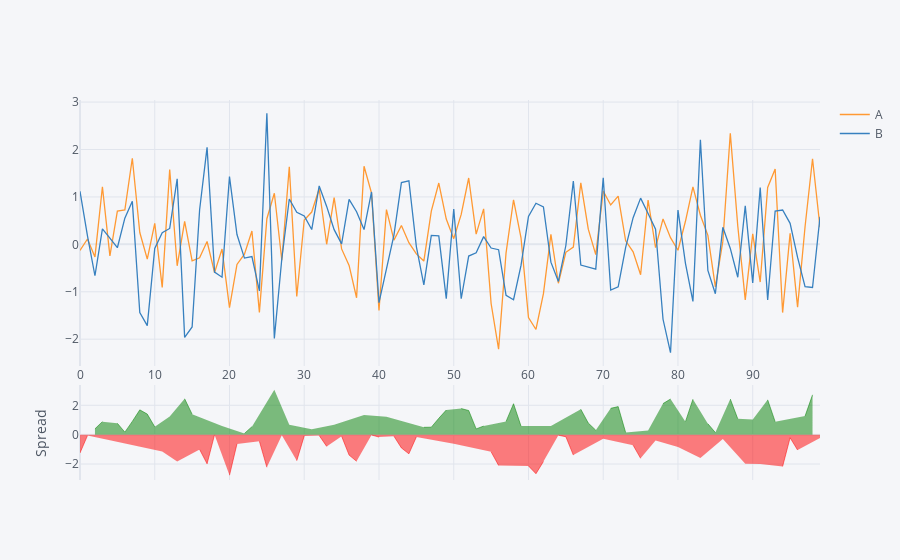

Notebook source saved alongside this figure:
### Code cell
#Use the .iplot() method with argument kind (spread lot ) 
#and conduct a conditional selection for the desired columns. 
#the spread plot also comes with line plot 

df[['A', 'B']].iplot(kind='spread')

### Figure 1 — Plotly figure (JSON) as saved in the notebook; plotly's stock layout.template omitted (floating-point values rounded to 4 significant figures)
{"data": [{"line": {"color": "rgba(255, 153, 51, 1.0)", "dash": "solid", "shape": "linear", "width": 1.3}, "mode": "lines", "name": "A", "text": "", "type": "scatter", "x": [0, 1, 2, 3, 4, 5, 6, 7, 8, 9, 10, 11, 12, 13, 14, 15, 16, 17, 18, 19, 20, 21, 22, 23, 24, 25, 26, 27, 28, 29, 30, 31, 32, 33, 34, 35, 36, 37, 38, 39, 40, 41, 42, 43, 44, 45, 46, 47, 48, 49, 50, 51, 52, 53, 54, 55, 56, 57, 58, 59, 60, 61, 62, 63, 64, 65, 66, 67, 68, 69, 70, 71, 72, 73, 74, 75, 76, 77, 78, 79, 80, 81, 82, 83, 84, 85, 86, 87, 88, 89, 90, 91, 92, 93, 94, 95, 96, 97, 98, 99], "y": [-0.1295, 0.1127, -0.2654, 1.214, -0.2431, 0.7003, 0.7247, 1.815, 0.2491, -0.3129, 0.4443, -0.907, 1.577, -0.4525, 0.4829, -0.3479, -0.2843, 0.05956, -0.5955, -0.09849, -1.336, -0.4249, -0.2065, 0.2823, -1.435, 0.5402, 1.077, -0.3364, 1.634, -1.099, 0.5147, 0.6812, 1.172, 0.001378, 0.9856, -0.09679, -0.445, -1.126, 1.647, 1.079, -1.394, 0.732, 0.08862, 0.3961, 0.03571, -0.2024, -0.3526, 0.6996, 1.293, 0.5341, 0.1197, 0.6313, 1.399, 0.2145, 0.7487, -1.247, -2.209, -0.1783, 0.9397, 0.1389, -1.544, -1.795, -1.04, 0.2103, -0.8201, -0.1677, -0.05749, 1.297, 0.32, -0.2159, 1.122, 0.8301, 1.016, 0.07587, -0.1571, -0.6398, 0.9348, -0.0703, 0.5354, 0.1419, -0.1244, 0.4863, 1.212, 0.6146, 0.19, -0.8972, 0.06184, 2.342, 0.3854, -1.171, 0.2208, -0.7946, 1.199, 1.589, -1.439, 0.2315, -1.324, 0.3724, 1.805, 0.3605]}, {"line": {"color": "rgba(55, 128, 191, 1.0)", "dash": "solid", "shape": "linear", "width": 1.3}, "mode": "lines", "name": "B", "text": "", "type": "scatter", "x": [0, 1, 2, 3, 4, 5, 6, 7, 8, 9, 10, 11, 12, 13, 14, 15, 16, 17, 18, 19, 20, 21, 22, 23, 24, 25, 26, 27, 28, 29, 30, 31, 32, 33, 34, 35, 36, 37, 38, 39, 40, 41, 42, 43, 44, 45, 46, 47, 48, 49, 50, 51, 52, 53, 54, 55, 56, 57, 58, 59, 60, 61, 62, 63, 64, 65, 66, 67, 68, 69, 70, 71, 72, 73, 74, 75, 76, 77, 78, 79, 80, 81, 82, 83, 84, 85, 86, 87, 88, 89, 90, 91, 92, 93, 94, 95, 96, 97, 98, 99], "y": [1.118, 0.177, -0.6623, 0.3261, 0.133, -0.07113, 0.5529, 0.9101, -1.44, -1.714, -0.08784, 0.2455, 0.3351, 1.381, -1.962, -1.743, 0.7234, 2.044, -0.5864, -0.6921, 1.429, 0.2061, -0.2903, -0.2579, -0.9819, 2.764, -1.983, -0.3026, 0.9562, 0.676, 0.5978, 0.3126, 1.232, 0.8001, 0.3099, 0.01067, 0.9475, 0.6867, 0.3122, 1.104, -1.231, -0.4847, 0.1956, 1.302, 1.341, -0.04682, -0.8541, 0.1897, 0.1791, -1.144, 0.7442, -1.147, -0.2463, -0.179, 0.163, -0.07778, -0.1136, -1.076, -1.169, -0.4449, 0.5873, 0.8668, 0.7913, -0.3762, -0.783, -0.02469, 1.335, -0.4359, -0.4718, -0.5226, 1.404, -0.9656, -0.8957, -0.06512, 0.5623, 0.9749, 0.6492, 0.3204, -1.58, -2.285, 0.7232, -0.3994, -1.204, 2.205, -0.5516, -1.041, 0.3596, -0.08562, -0.6938, 0.811, -0.8139, 1.198, -1.174, 0.7034, 0.7234, 0.443, -0.2757, -0.8909, -0.909, 0.5814]}, {"connectgaps": false, "fill": "tozeroy", "line": {"color": "green", "dash": "solid", "shape": "linear", "width": 0.5}, "mode": "lines", "name": "Spread", "showlegend": false, "type": "scatter", "x": [0, 1, 2, 3, 4, 5, 6, 7, 8, 9, 10, 11, 12, 13, 14, 15, 16, 17, 18, 19, 20, 21, 22, 23, 24, 25, 26, 27, 28, 29, 30, 31, 32, 33, 34, 35, 36, 37, 38, 39, 40, 41, 42, 43, 44, 45, 46, 47, 48, 49, 50, 51, 52, 53, 54, 55, 56, 57, 58, 59, 60, 61, 62, 63, 64, 65, 66, 67, 68, 69, 70, 71, 72, 73, 74, 75, 76, 77, 78, 79, 80, 81, 82, 83, 84, 85, 86, 87, 88, 89, 90, 91, 92, 93, 94, 95, 96, 97, 98, 99], "xaxis": "x2", "y": ["", "", 0.3969, 0.8879, "", 0.7714, 0.1718, 0.905, 1.689, 1.401, 0.5321, "", 1.242, "", 2.445, 1.395, "", "", "", 0.5936, "", "", 0.08373, 0.5402, "", "", 3.06, "", 0.6774, "", "", 0.3686, "", "", 0.6758, "", "", "", 1.335, "", "", 1.217, "", "", "", "", 0.5015, 0.5099, 1.114, 1.678, "", 1.778, 1.645, 0.3935, 0.5857, "", "", 0.8974, 2.108, 0.5838, "", "", "", 0.5865, "", "", "", 1.732, 0.7918, 0.3067, "", 1.796, 1.911, 0.141, "", "", 0.2856, "", 2.115, 2.427, "", 0.8857, 2.417, "", 0.7417, 0.1442, "", 2.427, 1.079, "", 1.035, "", 2.373, 0.8861, "", "", "", 1.263, 2.714, ""], "yaxis": "y2"}, {"connectgaps": false, "fill": "tozeroy", "line": {"color": "red", "dash": "solid", "shape": "linear", "width": 0.5}, "mode": "lines", "name": "Spread", "showlegend": false, "type": "scatter", "x": [0, 1, 2, 3, 4, 5, 6, 7, 8, 9, 10, 11, 12, 13, 14, 15, 16, 17, 18, 19, 20, 21, 22, 23, 24, 25, 26, 27, 28, 29, 30, 31, 32, 33, 34, 35, 36, 37, 38, 39, 40, 41, 42, 43, 44, 45, 46, 47, 48, 49, 50, 51, 52, 53, 54, 55, 56, 57, 58, 59, 60, 61, 62, 63, 64, 65, 66, 67, 68, 69, 70, 71, 72, 73, 74, 75, 76, 77, 78, 79, 80, 81, 82, 83, 84, 85, 86, 87, 88, 89, 90, 91, 92, 93, 94, 95, 96, 97, 98, 99], "xaxis": "x2", "y": [-1.247, -0.06428, "", "", -0.3761, "", "", "", "", "", "", -1.153, "", -1.833, "", "", -1.008, -1.985, -0.009149, "", -2.765, -0.631, "", "", -0.4528, -2.223, "", -0.03378, "", -1.775, -0.08311, "", -0.06016, -0.7987, "", -0.1075, -1.393, -1.813, "", -0.025, -0.1633, "", -0.107, -0.906, -1.305, -0.1555, "", "", "", "", -0.6245, "", "", "", "", -1.169, -2.096, "", "", "", -2.131, -2.662, -1.831, "", -0.03708, -0.143, -1.393, "", "", "", -0.282, "", "", "", -0.7193, -1.615, "", -0.3907, "", "", -0.8476, "", "", -1.591, "", "", -0.2977, "", "", -1.982, "", -1.993, "", "", -2.162, -0.2114, -1.048, "", "", -0.2209], "yaxis": "y2"}], "layout": {"hovermode": "x", "legend": {"bgcolor": "#F5F6F9", "font": {"color": "#4D5663"}}, "paper_bgcolor": "#F5F6F9", "plot_bgcolor": "#F5F6F9", "title": {"font": {"color": "#4D5663"}}, "xaxis": {"gridcolor": "#E1E5ED", "showgrid": true, "tickfont": {"color": "#4D5663"}, "title": {"font": {"color": "#4D5663"}, "text": ""}, "zerolinecolor": "#E1E5ED"}, "xaxis2": {"anchor": "y2", "gridcolor": "#E1E5ED", "showgrid": true, "showticklabels": false, "tickfont": {"color": "#4D5663"}, "title": {"font": {"color": "#4D5663"}, "text": ""}, "zerolinecolor": "#E1E5ED"}, "yaxis": {"domain": [0.3, 1], "gridcolor": "#E1E5ED", "showgrid": true, "tickfont": {"color": "#4D5663"}, "title": {"font": {"color": "#4D5663"}, "text": ""}, "zerolinecolor": "#E1E5ED"}, "yaxis2": {"domain": [0, 0.25], "gridcolor": "#E1E5ED", "showgrid": true, "tickfont": {"color": "#4D5663"}, "title": {"font": {"color": "#4D5663"}, "text": "Spread"}, "zerolinecolor": "#E1E5ED"}}}
